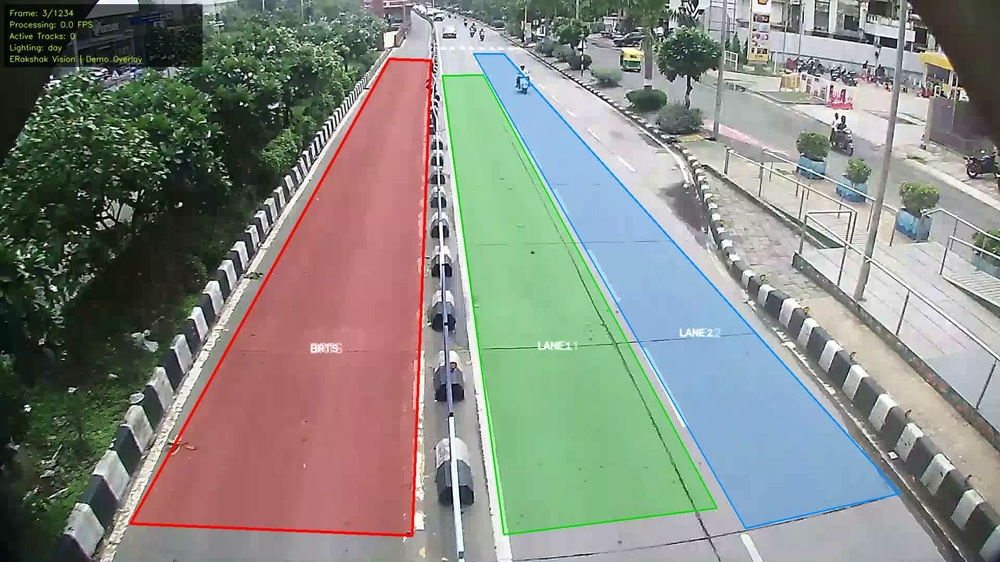
#> input picture vision-service/test_frame1.jpg, 1000 x 562 px, shrunk from 1920 x 1080 before the run
$ python -i visibility.py   (imports and definitions only)   (older library calls are emulated)
#> lines starting #> are read from the running program, lines starting #| are printed output that depends on the picture
"""
camera/visibility.py — Visibility Estimation (Section 64-65)
==============================================================
Estimates scene visibility from image statistics for downstream
confidence scoring and preprocessing dispatch.

Detects: rain, fog, haze, glare conditions.
"""

import logging
from typing import Optional

import cv2
import numpy as np

logger = logging.getLogger(__name__)


class VisibilityEstimator:
    """Estimate scene visibility and weather conditions from frame analysis.

    Args:
        config: Dict with visibility estimation settings.
    """

    def __init__(self, config: Optional[dict] = None) -> None:
        cfg = config or {}
        self._fog_threshold: float = cfg.get("fog_contrast_threshold", 30.0)
        self._rain_edge_threshold: float = cfg.get("rain_edge_threshold", 0.03)
        self._glare_threshold: float = cfg.get("glare_pixel_threshold", 240)

    def estimate_visibility(self, frame: np.ndarray) -> dict:
        """Alias for estimate."""
        return self.estimate(frame)

    def estimate(self, frame: np.ndarray) -> dict:
        """Estimate visibility and weather conditions.

        Args:
            frame: BGR image.

        Returns:
            Dict with visibility score and condition flags.
        """
        gray = cv2.cvtColor(frame, cv2.COLOR_BGR2GRAY)
        hsv = cv2.cvtColor(frame, cv2.COLOR_BGR2HSV)

        # Brightness
        brightness = float(np.mean(gray))

        # Contrast
        contrast = float(np.std(gray))

        # Fog detection: low contrast + high brightness + low saturation
        fog_score = self._detect_fog(gray, hsv)

        # Rain detection: vertical streak patterns + reduced saturation
        rain_score = self._detect_rain(gray, frame)

        # Glare detection: bright hotspots
        glare_score = self._detect_glare(gray)

        # Haze detection: low contrast with moderate brightness
        haze_score = max(0.0, 1.0 - contrast / 50.0) * 0.5

        # Overall visibility score (1.0 = perfect, 0.0 = zero visibility)
        visibility = self._compute_visibility(
            contrast, fog_score, rain_score, glare_score, haze_score
        )

        # Dominant condition
        conditions = {
            "fog": fog_score,
            "rain": rain_score,
            "glare": glare_score,
            "haze": haze_score,
        }
        dominant = max(conditions, key=conditions.get)
        if conditions[dominant] < 0.3:
            dominant = "clear"

        return {
            "visibility_score": round(visibility, 3),
            "condition": dominant,
            "fog_score": round(fog_score, 3),
            "rain_score": round(rain_score, 3),
            "glare_score": round(glare_score, 3),
            "haze_score": round(haze_score, 3),
            "brightness": round(brightness, 1),
            "contrast": round(contrast, 1),
        }

    def _detect_fog(self, gray: np.ndarray, hsv: np.ndarray) -> float:
        """Detect fog from low contrast and low saturation."""
        contrast = float(np.std(gray))
        mean_sat = float(np.mean(hsv[:, :, 1]))

        if contrast < self._fog_threshold and mean_sat < 40:
            return min(1.0, (self._fog_threshold - contrast) / self._fog_threshold)
        return 0.0

    def _detect_rain(self, gray: np.ndarray, frame: np.ndarray) -> float:
        """Detect rain from vertical streak patterns and saturation drop."""
        # Vertical edge detection
        sobel_v = cv2.Sobel(gray, cv2.CV_64F, 0, 1, ksize=3)
        v_energy = float(np.mean(np.abs(sobel_v)))

        # Horizontal edges for comparison
        sobel_h = cv2.Sobel(gray, cv2.CV_64F, 1, 0, ksize=3)
        h_energy = float(np.mean(np.abs(sobel_h)))

        # Rain creates more vertical streaks
        if h_energy > 0:
            v_h_ratio = v_energy / h_energy
        else:
            v_h_ratio = 0

        # Rain typically shows v/h ratio > 1.5 with high vertical energy
        if v_h_ratio > 1.3 and v_energy > 10:
            return min(1.0, (v_h_ratio - 1.0) * 0.5)
        return 0.0

    def _detect_glare(self, gray: np.ndarray) -> float:
        """Detect glare from bright hotspots (e.g., headlight glare at night)."""
        bright_pixels = np.sum(gray > self._glare_threshold)
        total = gray.size
        bright_ratio = bright_pixels / total

        if bright_ratio > 0.05:
            return min(1.0, bright_ratio / 0.20)
        return 0.0

    def _compute_visibility(
        self,
        contrast: float,
        fog: float,
        rain: float,
        glare: float,
        haze: float,
    ) -> float:
        """Compute overall visibility score."""
        # Base from contrast
        base = min(1.0, contrast / 60.0)

        # Penalties for adverse conditions
        penalty = 0.3 * fog + 0.2 * rain + 0.2 * glare + 0.15 * haze

        visibility = base - penalty
        return float(np.clip(visibility, 0.0, 1.0))

>>> import cv2
>>> picture = cv2.imread('../test_frame1.jpg')
#> picture is the input picture: shape (562, 1000, 3); mean B, G, R 130, 137.1, 133.9
>>> result = VisibilityEstimator().estimate_visibility(picture)
#> in estimate, `gray = cv2.cvtColor(frame, cv2.COLOR_BGR2GRAY)`:
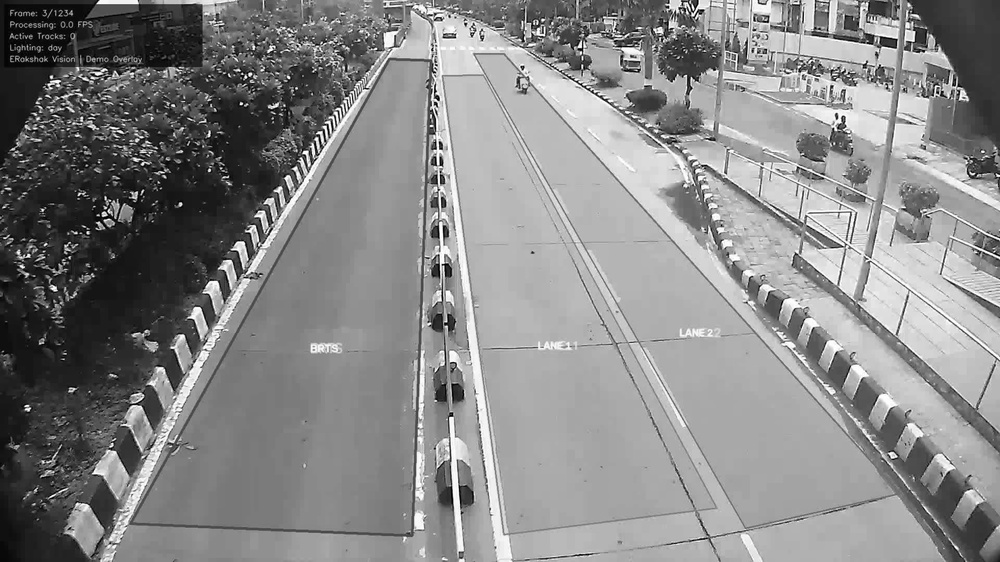
#> gray: shape (562, 1000); min 0, max 255, mean 135.4
#> in estimate, `hsv = cv2.cvtColor(frame, cv2.COLOR_BGR2HSV)`: hsv: shape (562, 1000, 3); mean H, S, V 70.6, 59.7, 153.4
#> in estimate, `brightness = float(np.mean(gray))`: brightness = 135.4
#> in estimate, `contrast = float(np.std(gray))`: contrast = 60.81
#> in _detect_fog, `mean_sat = float(np.mean(hsv[:, :, 1]))`: mean_sat = 59.68
#> in estimate, `fog_score = self._detect_fog(gray, hsv)`: fog_score = 0
#> in _detect_rain, `sobel_v = cv2.Sobel(gray, cv2.CV_64F, 0, 1, ksize=3)`:
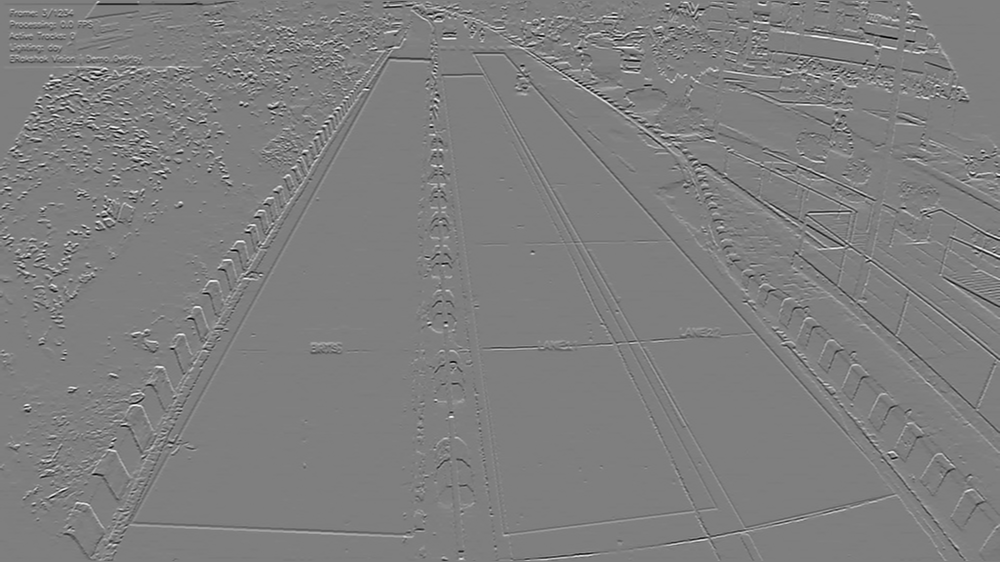
#> sobel_v: shape (562, 1000) float64; min -1010, max 1015, mean 0.3; drawn with min black and max white
#> in _detect_rain, `v_energy = float(np.mean(np.abs(sobel_v)))`: v_energy = 50.89
#> in _detect_rain, `sobel_h = cv2.Sobel(gray, cv2.CV_64F, 1, 0, ksize=3)`:
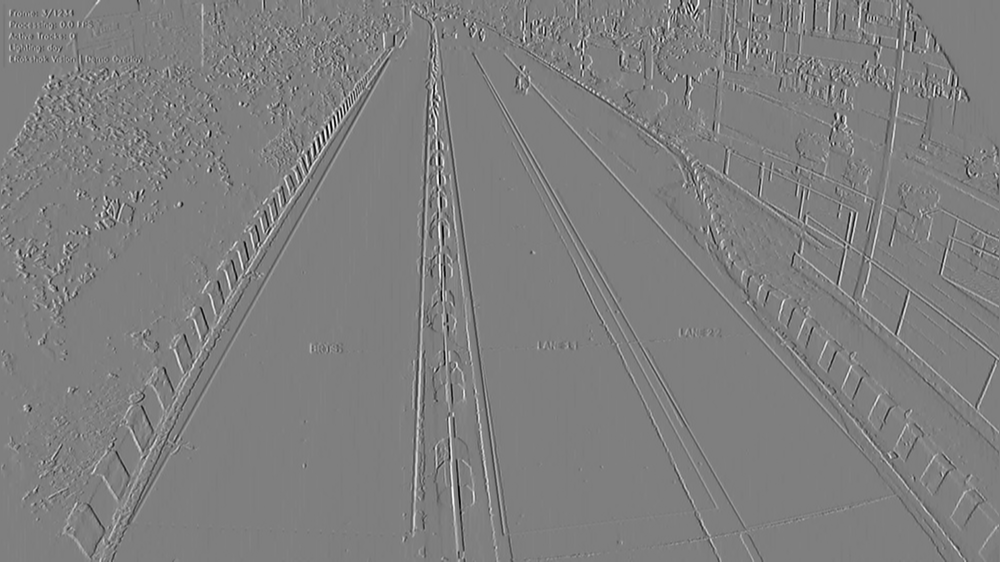
#> sobel_h: shape (562, 1000) float64; min -1011, max 1016, mean 0.7; drawn with min black and max white
#> in _detect_rain, `h_energy = float(np.mean(np.abs(sobel_h)))`: h_energy = 52.57
#> in _detect_rain, `v_h_ratio = v_energy / h_energy`: v_h_ratio = 0.968
#> in estimate, `rain_score = self._detect_rain(gray, frame)`: rain_score = 0
#> in _detect_glare, `bright_pixels = np.sum(gray > self._glare_threshold)`: bright_pixels = 10516
#> in _detect_glare, `bright_ratio = bright_pixels / total`: bright_ratio = 0.0187
#> in estimate, `glare_score = self._detect_glare(gray)`: glare_score = 0
#> in _compute_visibility, `base = min(1.0, contrast / 60.0)`: base = 1
#> in _compute_visibility, `penalty = 0.3 * fog + 0.2 * rain + 0.2 * glare + 0.15 * haze`: penalty = 0
#> in _compute_visibility, `visibility = base - penalty`: visibility = 1
#> in estimate, `conditions = { "fog": fog_score, "rain": rain_score, "glare": glare_sc..`: conditions = {'fog': 0, 'rain': 0, 'glare': 0, 'haze': 0}
#> in estimate, `dominant = max(conditions, key=conditions.get)`: dominant = 'fog'
#> result = {'visibility_score': 1, 'condition': 'clear', 'fog_score': 0, 'rain_score': 0, 'glare_score': 0, 'haze_score': 0, 'brightness': 135.4, 'contrast': 60.8}

$ run again, on vision-service/test_frame3.jpg
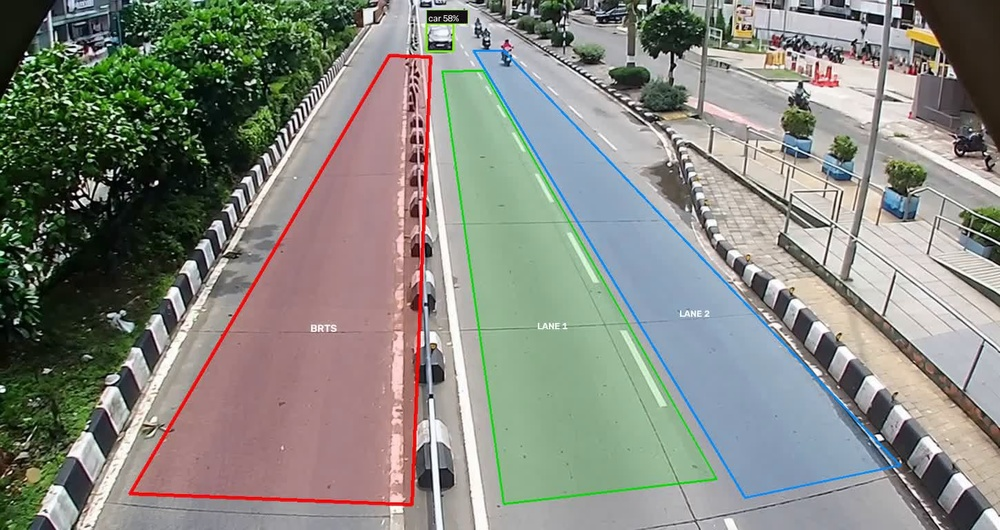
#> input picture vision-service/test_frame3.jpg, 1000 x 530 px, shrunk from 1450 x 768 before the run
#> picture is the input picture: shape (530, 1000, 3); mean B, G, R 128.3, 136.1, 134.4
#> in estimate, `gray = cv2.cvtColor(frame, cv2.COLOR_BGR2GRAY)`:
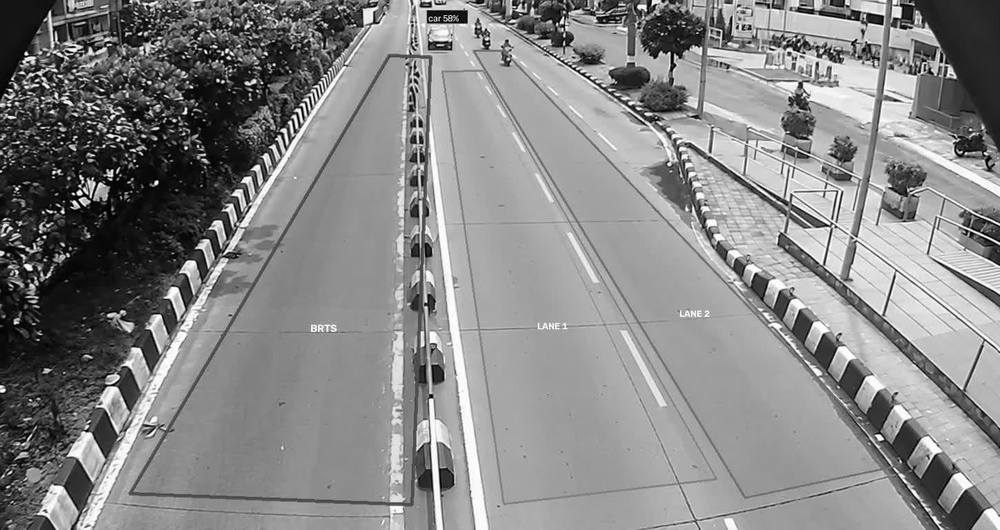
#> gray: shape (530, 1000); min 0, max 255, mean 134.7
#> hsv: shape (530, 1000, 3); mean H, S, V 74.1, 59.2, 148.4
#> brightness = 134.7
#> in estimate, `contrast = float(np.std(gray))`: contrast = 61.22
#> mean_sat = 59.18
#> fog_score = 0
#> v_energy = 61.67
#> in _detect_rain, `sobel_h = cv2.Sobel(gray, cv2.CV_64F, 1, 0, ksize=3)`:
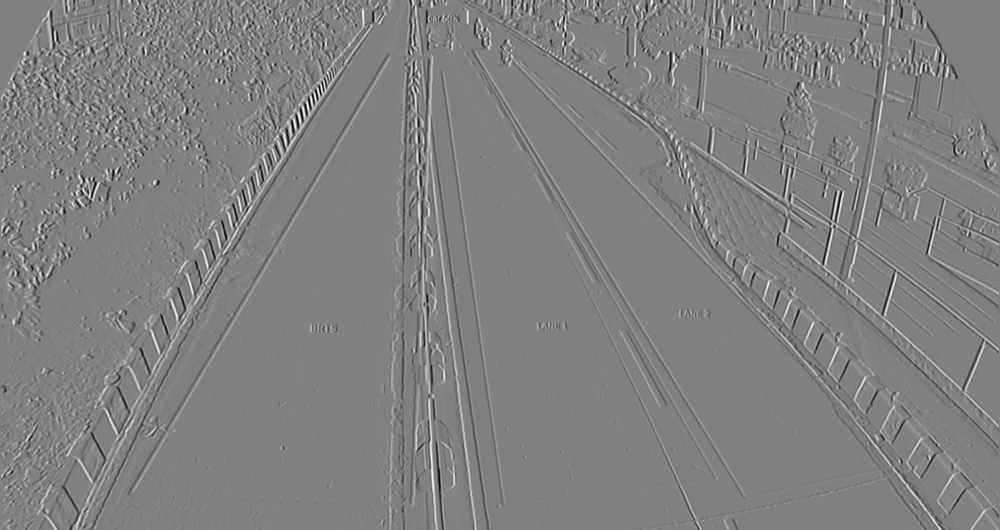
#> sobel_h: shape (530, 1000) float64; min -981, max 959, mean 0.6; drawn with min black and max white
#> h_energy = 61.83
#> v_h_ratio = 0.997
#> rain_score = 0
#> bright_pixels = 11034
#> bright_ratio = 0.0208
#> glare_score = 0
#> base = 1
#> penalty = 0
#> in _compute_visibility, `visibility = base - penalty`: visibility = 1
#> conditions = {'fog': 0, 'rain': 0, 'glare': 0, 'haze': 0}
#> dominant = 'fog'
#> result = {'visibility_score': 1, 'condition': 'clear', 'fog_score': 0, 'rain_score': 0, 'glare_score': 0, 'haze_score': 0, 'brightness': 134.7, 'contrast': 61.2}
